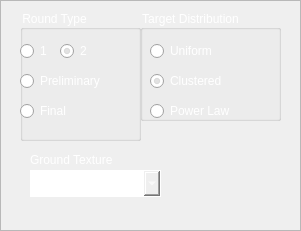
    <widget class="QFrame" name="simulation_setup_frame">
     <property name="geometry">
      <rect>
       <x>10</x>
       <y>60</y>
       <width>301</width>
       <height>231</height>
      </rect>
     </property>
     <property name="frameShape">
      <enum>QFrame::StyledPanel</enum>
     </property>
     <property name="frameShadow">
      <enum>QFrame::Raised</enum>
     </property>
     <widget class="QGroupBox" name="round_type_button_group">
      <property name="geometry">
       <rect>
        <x>20</x>
        <y>10</y>
        <width>121</width>
        <height>131</height>
       </rect>
      </property>
      <property name="styleSheet">
       <string notr="true">color: rgb(255, 255, 255);
border-color: rgb(255, 255, 255);</string>
      </property>
      <property name="title">
       <string>Round Type</string>
      </property>
      <widget class="QRadioButton" name="prelim_radio_button">
       <property name="enabled">
        <bool>true</bool>
       </property>
       <property name="geometry">
        <rect>
         <x>0</x>
         <y>60</y>
         <width>101</width>
         <height>22</height>
        </rect>
       </property>
       <property name="styleSheet">
        <string notr="true">color: rgb(255, 255, 255);</string>
       </property>
       <property name="text">
        <string>Preliminary</string>
       </property>
       <property name="checked">
        <bool>false</bool>
       </property>
      </widget>
      <widget class="QRadioButton" name="final_radio_button">
       <property name="enabled">
        <bool>true</bool>
       </property>
       <property name="geometry">
        <rect>
         <x>0</x>
         <y>90</y>
         <width>117</width>
         <height>22</height>
        </rect>
       </property>
       <property name="styleSheet">
        <string notr="true">color: rgb(255, 255, 255);</string>
       </property>
       <property name="text">
        <string>Final </string>
       </property>
      </widget>
      <widget class="QRadioButton" name="one_radio_button">
       <property name="enabled">
        <bool>true</bool>
       </property>
       <property name="geometry">
        <rect>
         <x>0</x>
         <y>30</y>
         <width>41</width>
         <height>22</height>
        </rect>
       </property>
       <property name="styleSheet">
        <string notr="true">color: rgb(255, 255, 255);</string>
       </property>
       <property name="text">
        <string>1</string>
       </property>
       <property name="checked">
        <bool>false</bool>
       </property>
      </widget>
      <widget class="QRadioButton" name="two_radio_button">
       <property name="enabled">
        <bool>true</bool>
       </property>
       <property name="geometry">
        <rect>
         <x>40</x>
         <y>30</y>
         <width>41</width>
         <height>22</height>
        </rect>
       </property>
       <property name="styleSheet">
        <string notr="true">color: rgb(255, 255, 255);</string>
       </property>
       <property name="text">
        <string>2</string>
       </property>
       <property name="checked">
        <bool>true</bool>
       </property>
      </widget>
     </widget>
     <widget class="QGroupBox" name="target_distribution_group_box">
      <property name="geometry">
       <rect>
        <x>140</x>
        <y>10</y>
        <width>141</width>
        <height>111</height>
       </rect>
      </property>
      <property name="styleSheet">
       <string notr="true">color: rgb(255, 255, 255);
border-color: rgb(255, 255, 255);</string>
      </property>
      <property name="title">
       <string>Target Distribution</string>
      </property>
      <widget class="QRadioButton" name="uniform_distribution_radio_button">
       <property name="enabled">
        <bool>true</bool>
       </property>
       <property name="geometry">
        <rect>
         <x>10</x>
         <y>30</y>
         <width>91</width>
         <height>22</height>
        </rect>
       </property>
       <property name="styleSheet">
        <string notr="true">color: rgb(255, 255, 255);</string>
       </property>
       <property name="text">
        <string>Uniform</string>
       </property>
       <property name="checked">
        <bool>false</bool>
       </property>
      </widget>
      <widget class="QRadioButton" name="powerlaw_distribution_radio_button">
       <property name="enabled">
        <bool>true</bool>
       </property>
       <property name="geometry">
        <rect>
         <x>10</x>
         <y>90</y>
         <width>101</width>
         <height>22</height>
        </rect>
       </property>
       <property name="styleSheet">
        <string notr="true">color: rgb(255, 255, 255);</string>
       </property>
       <property name="text">
        <string>Power Law</string>
       </property>
      </widget>
      <widget class="QRadioButton" name="clustered_distribution_radio_button">
       <property name="enabled">
        <bool>true</bool>
       </property>
       <property name="geometry">
        <rect>
         <x>10</x>
         <y>60</y>
         <width>91</width>
         <height>22</height>
        </rect>
       </property>
       <property name="styleSheet">
        <string notr="true">color: rgb(255, 255, 255);</string>
       </property>
       <property name="text">
        <string>Clustered</string>
       </property>
       <property name="checked">
        <bool>true</bool>
       </property>
      </widget>
     </widget>
     <widget class="QComboBox" name="texture_combobox">
      <property name="geometry">
       <rect>
        <x>30</x>
        <y>170</y>
        <width>131</width>
        <height>27</height>
       </rect>
      </property>
      <property name="styleSheet">
       <string notr="true">color: rgb(255, 255, 255);
border-color: rgb(255, 255, 255);
border: 1px solid white; 
padding: 1px 0px 1px 3px; /*This makes text colour work*/
</string>
      </property>
      <item>
       <property name="text">
        <string>KSC Concrete</string>
       </property>
      </item>
      <item>
       <property name="text">
        <string>Gravel</string>
       </property>
      </item>
      <item>
       <property name="text">
        <string>Car park</string>
       </property>
      </item>
     </widget>
     <widget class="QLabel" name="label_5">
      <property name="geometry">
       <rect>
        <x>30</x>
        <y>150</y>
        <width>111</width>
        <height>20</height>
       </rect>
      </property>
      <property name="styleSheet">
       <string notr="true">color: rgb(255, 255, 255);</string>
      </property>
      <property name="text">
       <string>&lt;html&gt;&lt;head/&gt;&lt;body&gt;&lt;p&gt;Ground Texture&lt;/p&gt;&lt;/body&gt;&lt;/html&gt;</string>
      </property>
     </widget>
    </widget>
